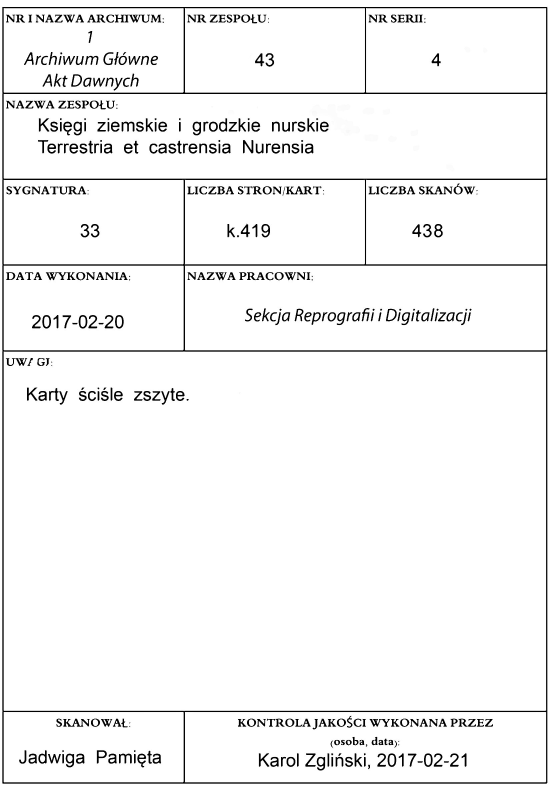
#> input picture jobs/batch_20260214_002304/ocr/temp_images/preproc_1_43_0_4_33_0000_metryczka.jpg, 1649 x 2372 px (shown at 1/3 size); its folder holds only this picture in this run
$ python -i image_processor.py   (imports and definitions only)
#> lines starting #> are read from the running program, lines starting #| are printed output that depends on the picture; after the words box and inside, x2 and y2 are one past the last pixel; in counts of white or black regions, pixels touching at a corner belong together
"""
Image preprocessing module for OCR engine.

Advanced pipeline for old document preprocessing (based on 2025/2026 best practices):
1. Median blur - remove salt-and-pepper noise
2. Denoise - remove general noise (fastNlMeansDenoising)
3. CLAHE - adaptive contrast enhancement
4. Morphological opening - remove scan artifacts
5. Deskew - straighten rotated scans
6. Segment text vs background + crop
7. Unsharp masking - sharpen text edges
8. Resize - optimize for upload speed and cost
"""

import logging
import math
import os
import re
from pathlib import Path

import cv2
import numpy as np

logger = logging.getLogger(__name__)

# ============ CONFIGURATION ============
# Adjust these based on your document quality


def _env_int(name: str, default: int) -> int:
    val = os.environ.get(name)
    if val is None or val == "":
        return default
    try:
        return int(val)
    except ValueError:
        return default


def _env_float(name: str, default: float) -> float:
    val = os.environ.get(name)
    if val is None or val == "":
        return default
    try:
        return float(val)
    except ValueError:
        return default


def _env_bool(name: str, default: bool) -> bool:
    val = os.environ.get(name)
    if val is None or val == "":
        return default
    return val.strip().lower() in ("1", "true", "yes", "y", "on")


def _env_tuple_int(name: str, default: tuple[int, int]) -> tuple[int, int]:
    val = os.environ.get(name)
    if val is None or val == "":
        return default
    parts = [p for p in re.split(r"[x,]", val) if p.strip()]
    if len(parts) < 2:
        return default
    try:
        return int(parts[0]), int(parts[1])
    except ValueError:
        return default


MAX_DIMENSION = _env_int(
    "OCR_PREPROC_MAX_DIMENSION", 3200
)  # Max width/height (3200px ~= 275 DPI for A4, better for handwriting)
MEDIAN_KERNEL = _env_int("OCR_PREPROC_MEDIAN_KERNEL", 3)  # Median blur kernel
DENOISE_STRENGTH = _env_int("OCR_PREPROC_DENOISE_STRENGTH", 8)
CLAHE_CLIP_LIMIT = _env_float("OCR_PREPROC_CLAHE_CLIP_LIMIT", 2.0)
CLAHE_GRID_SIZE = _env_tuple_int("OCR_PREPROC_CLAHE_GRID_SIZE", (8, 8))
MORPH_KERNEL_SIZE = _env_int("OCR_PREPROC_MORPH_KERNEL_SIZE", 2)
UNSHARP_AMOUNT = _env_float("OCR_PREPROC_UNSHARP_AMOUNT", 1.2)
UNSHARP_RADIUS = _env_int("OCR_PREPROC_UNSHARP_RADIUS", 1)

# Margin cleaning config
MARGIN_PERCENT = _env_float("OCR_PREPROC_MARGIN_PERCENT", 0.05)
DARK_THRESHOLD = _env_int("OCR_PREPROC_DARK_THRESHOLD", 60)
MARGIN_INK_RATIO_MAX = _env_float("OCR_PREPROC_MARGIN_INK_RATIO_MAX", 0.01)
MARGIN_SHADOW_MEAN_MAX = _env_int("OCR_PREPROC_MARGIN_SHADOW_MEAN_MAX", 200)

# Bleed-through / background normalization config
BACKGROUND_KERNEL_RATIO = _env_float("OCR_PREPROC_BACKGROUND_KERNEL_RATIO", 0.025)
BACKGROUND_KERNEL_MIN = _env_int("OCR_PREPROC_BACKGROUND_KERNEL_MIN", 31)

# Local contrast + thin stroke enhancement
LOCAL_CONTRAST_SIGMA = _env_float("OCR_PREPROC_LOCAL_CONTRAST_SIGMA", 12.0)
LOCAL_CONTRAST_AMOUNT = _env_float("OCR_PREPROC_LOCAL_CONTRAST_AMOUNT", 0.35)
BLACKHAT_KERNEL_SIZE = _env_int("OCR_PREPROC_BLACKHAT_KERNEL_SIZE", 5)
BLACKHAT_STRENGTH = _env_float("OCR_PREPROC_BLACKHAT_STRENGTH", 0.45)

# Adaptive binarization (Sauvola)
ENABLE_ADAPTIVE_BINARIZATION = _env_bool("OCR_PREPROC_ENABLE_ADAPTIVE_BINARIZATION", False)
#> further down, picture is the input picture: shape (2372, 1649); min 0, max 255, mean 244
SAUVOLA_WINDOW = _env_int("OCR_PREPROC_SAUVOLA_WINDOW", 31)
SAUVOLA_K = _env_float("OCR_PREPROC_SAUVOLA_K", 0.2)
SAUVOLA_R = _env_float("OCR_PREPROC_SAUVOLA_R", 128.0)

# Text mask segmentation for crop
TEXT_MASK_BLOCK_SIZE = _env_int("OCR_PREPROC_TEXT_MASK_BLOCK_SIZE", 31)
TEXT_MASK_C = _env_int("OCR_PREPROC_TEXT_MASK_C", 12)
TEXT_MASK_OPEN_KERNEL = _env_int("OCR_PREPROC_TEXT_MASK_OPEN_KERNEL", 3)
TEXT_MASK_CLOSE_KERNEL = _env_int("OCR_PREPROC_TEXT_MASK_CLOSE_KERNEL", 9)
TEXT_MASK_CLOSE_ITERS = _env_int("OCR_PREPROC_TEXT_MASK_CLOSE_ITERS", 2)
TEXT_MASK_DILATE_ITERS = _env_int("OCR_PREPROC_TEXT_MASK_DILATE_ITERS", 1)
TEXT_MASK_MIN_AREA_RATIO = _env_float("OCR_PREPROC_TEXT_MASK_MIN_AREA_RATIO", 0.0005)

# Border trim by ink density
TRIM_BAND_RATIO = _env_float("OCR_PREPROC_TRIM_BAND_RATIO", 0.02)
TRIM_INK_RATIO_MAX = _env_float("OCR_PREPROC_TRIM_INK_RATIO_MAX", 0.02)
TRIM_MAX_RATIO = _env_float("OCR_PREPROC_TRIM_MAX_RATIO", 0.15)
TRIM_MIN_DIMENSION = _env_int("OCR_PREPROC_TRIM_MIN_DIMENSION", 200)


def _build_text_mask(img: np.ndarray) -> np.ndarray:
    """Build a coarse text mask for segmentation and margin safety."""
    block = TEXT_MASK_BLOCK_SIZE if TEXT_MASK_BLOCK_SIZE % 2 == 1 else TEXT_MASK_BLOCK_SIZE + 1
    blur = cv2.GaussianBlur(img, (0, 0), sigmaX=1.0)
    binary = cv2.adaptiveThreshold(
        blur,
        255,
        cv2.ADAPTIVE_THRESH_MEAN_C,
        cv2.THRESH_BINARY_INV,
        block,
        TEXT_MASK_C,
    )
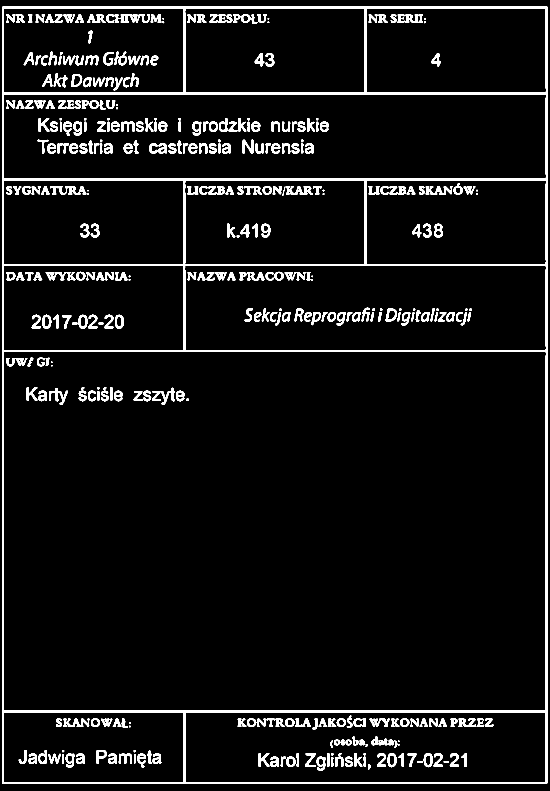
#> binary: shape (2372, 1649) (shown at 1/3 size); 5.9% white; 381 white regions (12 under 20 px), largest, box (x1, y1, x2, y2) and area: (6, 20, 1643, 2352) 104311, (344, 43, 450, 69) 1340, (137, 816, 227, 841) 1108
    open_k = cv2.getStructuringElement(
        cv2.MORPH_RECT, (TEXT_MASK_OPEN_KERNEL, TEXT_MASK_OPEN_KERNEL)
    )
    close_k = cv2.getStructuringElement(
        cv2.MORPH_RECT, (TEXT_MASK_CLOSE_KERNEL, TEXT_MASK_CLOSE_KERNEL)
    )
    cleaned = cv2.morphologyEx(binary, cv2.MORPH_OPEN, open_k, iterations=1)
#> cleaned: shape (2372, 1649); 5.9% white; 395 white regions (17 under 20 px), largest, box (x1, y1, x2, y2) and area: (6, 20, 1643, 2352) 104310, (858, 558, 937, 584) 1065, (178, 558, 259, 584) 1031
    merged = cv2.morphologyEx(cleaned, cv2.MORPH_CLOSE, close_k, iterations=TEXT_MASK_CLOSE_ITERS)
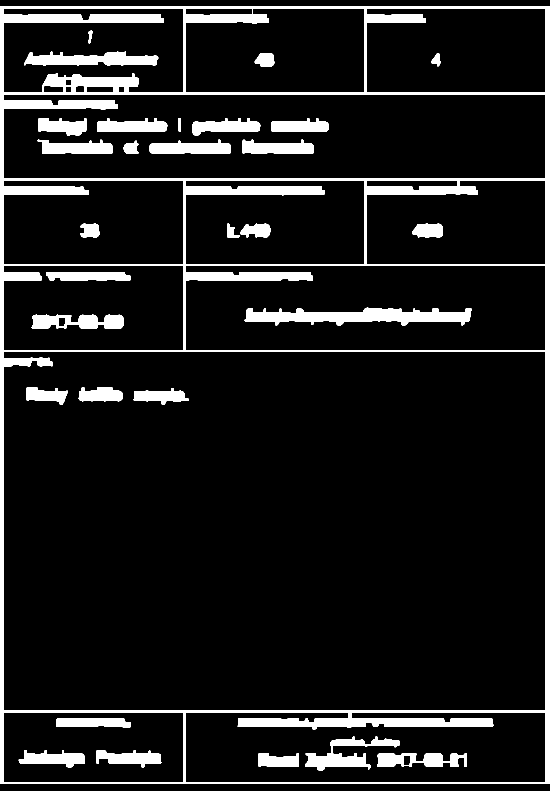
#> merged: shape (2372, 1649) (shown at 1/3 size); 9.8% white; 30 white regions, largest, box (x1, y1, x2, y2) and area: (0, 20, 1649, 2352) 228455, (734, 923, 1415, 976) 21674, (72, 155, 475, 196) 11540
    merged = cv2.dilate(merged, close_k, iterations=TEXT_MASK_DILATE_ITERS)
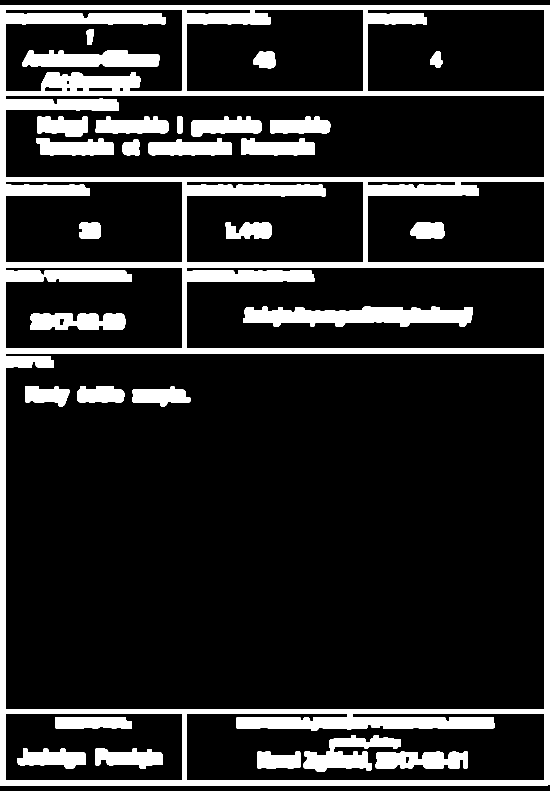
#> merged: shape (2372, 1649) (shown at 1/3 size); 15.4% white; 29 white regions, largest, box (x1, y1, x2, y2) and area: (0, 16, 1649, 2356) 383763, (730, 919, 1419, 980) 28850, (68, 151, 479, 200) 15660
    return merged


# [232 lines left out: functions _whiten_dark_margins, _median_blur, _denoise, _apply_clahe, _background_kernel_size, _normalize_background and 6 more, not called in this run]


def _segment_text_and_crop(img: np.ndarray, margin_percent: float = 0.02) -> np.ndarray:
    """
    Segment text vs background and crop to main text area.
    Shadow-aware by requiring a minimum ink density.
    """
    text_mask = _build_text_mask(img)

    contours, _ = cv2.findContours(text_mask, cv2.RETR_EXTERNAL, cv2.CHAIN_APPROX_SIMPLE)
#> contours = 1 item
    if not contours:
        return img

    h, w = img.shape[:2]

    valid_contours = []
    total_area = h * w

    for cnt in contours:
        area = cv2.contourArea(cnt)
        x, y, cw, ch = cv2.boundingRect(cnt)

        # Keep if it looks like text (horizontal-ish or large enough)
        is_large = area > total_area * TEXT_MASK_MIN_AREA_RATIO
        is_wide = cw > w * 0.02

        if is_large or is_wide:
            valid_contours.append(cnt)
#> this loop made 1 pass
#> (area, x, y, cw, ch, is_large, is_wide) on pass 1: (3854667.5, 0, 16, 1649, 2340, True, True)
#> after the loop, valid_contours = 1 item

    if not valid_contours:
        return img

    total_cnt_points = np.concatenate(valid_contours)
#> total_cnt_points = [[0, 16], [0, 2355], [1643, 2355], [1644, 2354], [1648, 2354], [1648, 16]]
    x, y, bb_w, bb_h = cv2.boundingRect(total_cnt_points)
#> bb_w = 1649; bb_h = 2340

    if bb_w < 50 or bb_h < 50:
        return img

    pad_x = int(w * margin_percent)
    pad_y = int(h * margin_percent)

    x1 = max(0, x - pad_x)
#> x1 = 0
    y1 = max(0, y - pad_y)
#> y1 = 0
    x2 = min(w, x + bb_w + pad_x)
#> x2 = 1649
    y2 = min(h, y + bb_h + pad_y)
#> y2 = 2372

    cropped = img[y1:y2, x1:x2]
    logger.debug(f"[Preprocess] Smart Crop: {w}x{h} -> {x2 - x1}x{y2 - y1}")
    return cropped


# [209 lines left out: functions _trim_borders_by_ink_density, _unsharp_mask, _resize_if_needed, preprocess_image_smart, clear_temp_images, not called in this run]

>>> import cv2
>>> picture = cv2.imread('../../../../jobs/batch_20260214_002304/ocr/temp_images/preproc_1_43_0_4_33_0000_metryczka.jpg', cv2.IMREAD_GRAYSCALE)
>>> result = _segment_text_and_crop(picture)

$ run again, on jobs/batch_20260214_002304/ocr/temp_images/preproc_1_43_0_4_33_0000_okladka.jpg
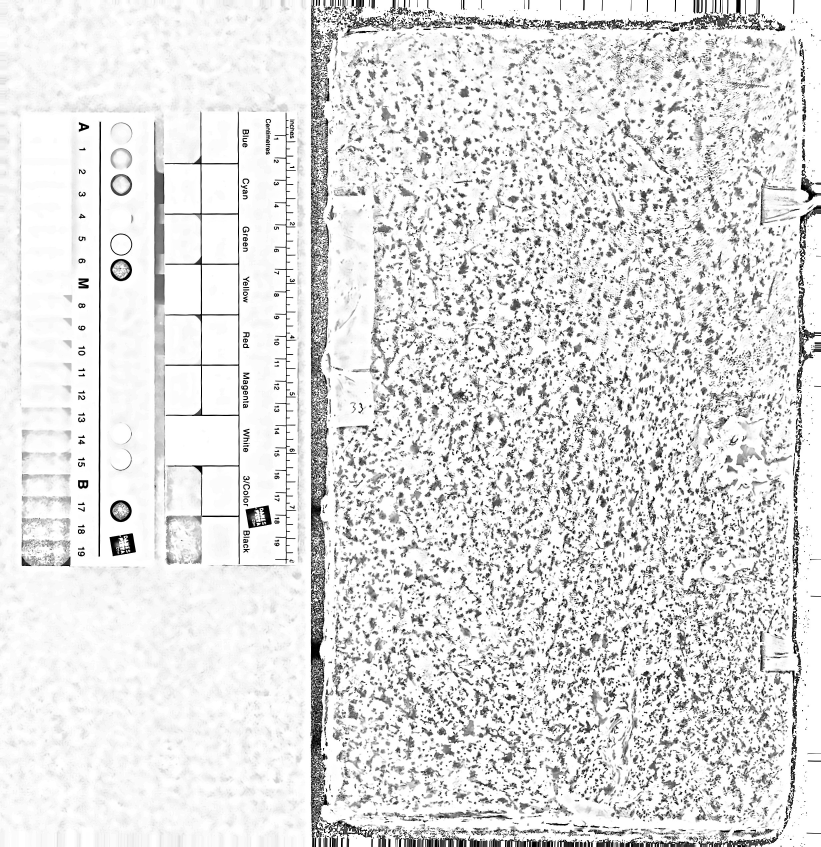
#> input picture jobs/batch_20260214_002304/ocr/temp_images/preproc_1_43_0_4_33_0000_okladka.jpg, 2462 x 2540 px (shown at 1/3 size)
#> picture is the input picture: shape (2540, 2462); min 0, max 255, mean 225.1
#> in _build_text_mask, `binary = cv2.adaptiveThreshold( blur, 255, cv2.ADAPTIVE_THRESH_MEAN_C,..`:
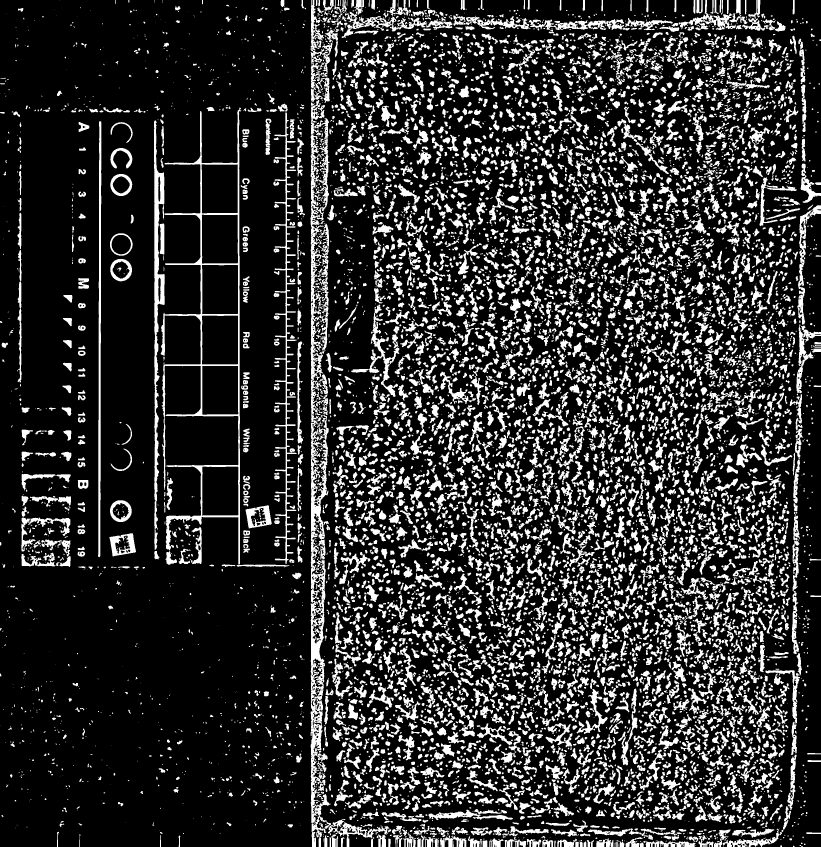
#> binary: shape (2540, 2462) (shown at 1/3 size); 19% white; 8952 white regions (3063 under 20 px), largest, box (x1, y1, x2, y2) and area: (931, 299, 992, 2540) 52345, (482, 323, 724, 1694) 26635, (462, 361, 494, 1649) 14553
#> cleaned: shape (2540, 2462); 18.1% white; 8119 white regions (1714 under 20 px), largest, box (x1, y1, x2, y2) and area: (482, 323, 722, 1693) 25475, (932, 1595, 991, 2469) 17230, (462, 361, 494, 1587) 14091
#> in _build_text_mask, `merged = cv2.dilate(merged, close_k, iterations=TEXT_MASK_DILATE_ITERS)`:
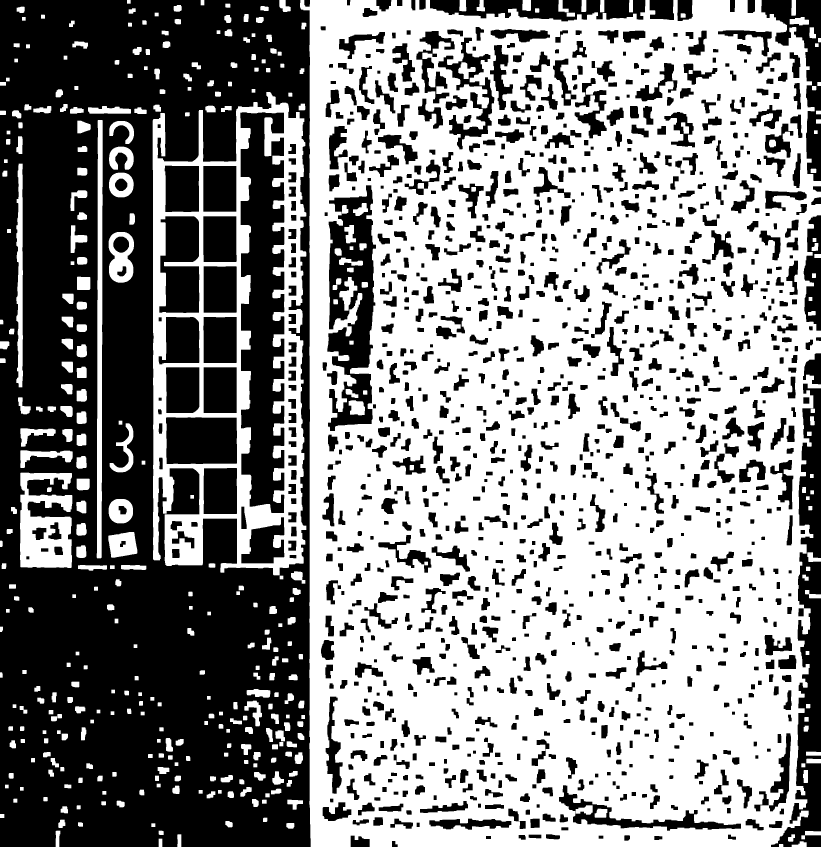
#> merged: shape (2540, 2462) (shown at 1/3 size); 55.4% white; 1150 black regions
#> contours = 366 contours; largest, box (x1, y1, x2, y2) and area: (900, 0, 2462, 2540) 3712594, (458, 276, 919, 1726) 549014, (60, 1418, 217, 1704) 32406, (290, 360, 308, 1675) 17646, (326, 696, 402, 848) 9280
#> the loop in _segment_text_and_crop, `for cnt in contours:` made 366 passes
#> (area, x, y, cw, ch, is_large, is_wide) on passes 1, 2, 4: (83.5, 2337, 2532, 13, 8, False, False), (406.5, 2375, 2524, 45, 16, False, False), (283, 2364, 2503, 21, 22, False, False)
#> after the loop in _segment_text_and_crop, `for cnt in contours:`: valid_contours = 24 contours; largest, box (x1, y1, x2, y2) and area: (900, 0, 2462, 2540) 3712594, (458, 276, 919, 1726) 549014, (60, 1418, 217, 1704) 32406, (290, 360, 308, 1675) 17646, (326, 696, 402, 848) 9280
#> total_cnt_points = contour of 3824 points, box (x1, y1, x2, y2) (49, 0, 2462, 2540), area 1967520
#> in _segment_text_and_crop, `x, y, bb_w, bb_h = cv2.boundingRect(total_cnt_points)`: x = 49; bb_w = 2413; bb_h = 2540
#> x1 = 0
#> x2 = 2462
#> y2 = 2540

$ run again, on jobs/batch_20260214_002304/ocr/temp_images/preproc_1_43_0_4_33_0001.jpg
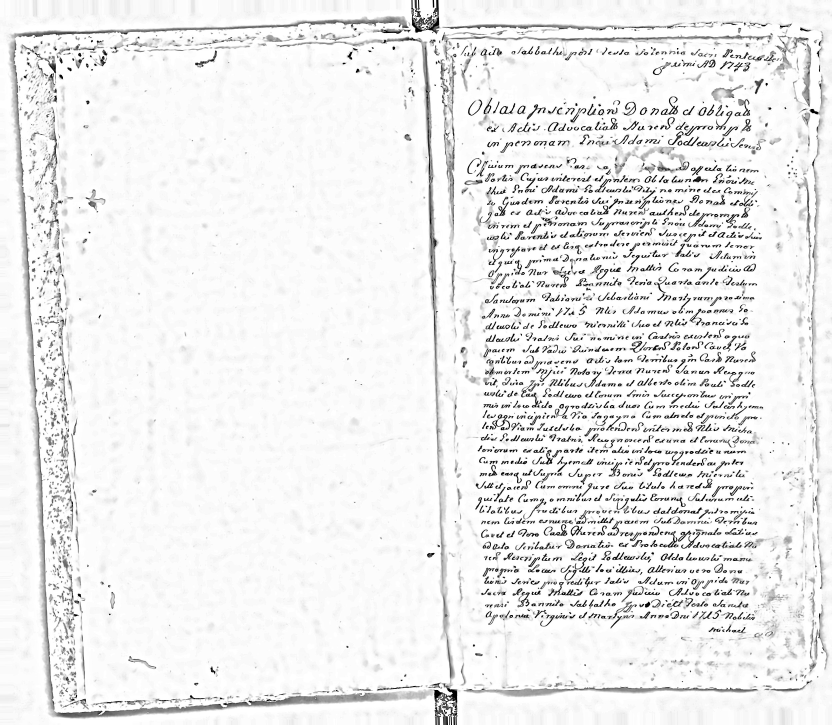
#> input picture jobs/batch_20260214_002304/ocr/temp_images/preproc_1_43_0_4_33_0001.jpg, 2494 x 2175 px (shown at 1/3 size)
#> picture is the input picture: shape (2175, 2494); min 0, max 255, mean 237.4
#> in _build_text_mask, `binary = cv2.adaptiveThreshold( blur, 255, cv2.ADAPTIVE_THRESH_MEAN_C,..`:
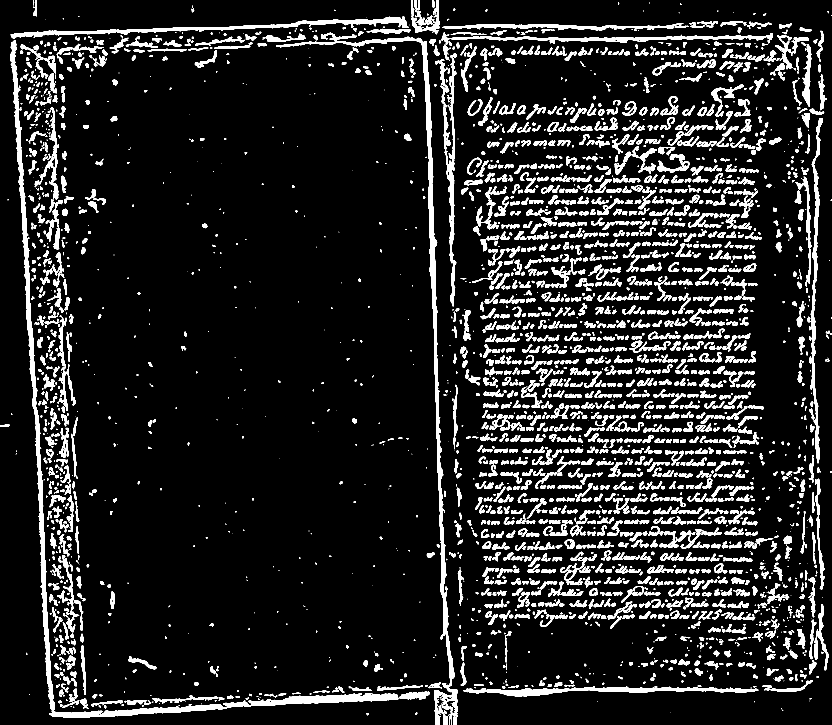
#> binary: shape (2175, 2494) (shown at 1/3 size); 11.2% white; 3123 white regions (689 under 20 px), largest, box (x1, y1, x2, y2) and area: (30, 120, 1196, 2154) 41165, (829, 110, 1364, 2059) 24997, (31, 49, 1226, 116) 12342
#> cleaned: shape (2175, 2494); 10.9% white; 2942 white regions (340 under 20 px), largest, box (x1, y1, x2, y2) and area: (30, 120, 1195, 2154) 41021, (829, 110, 1363, 2058) 24937, (33, 50, 1225, 115) 12287
#> in _build_text_mask, `merged = cv2.dilate(merged, close_k, iterations=TEXT_MASK_DILATE_ITERS)`:
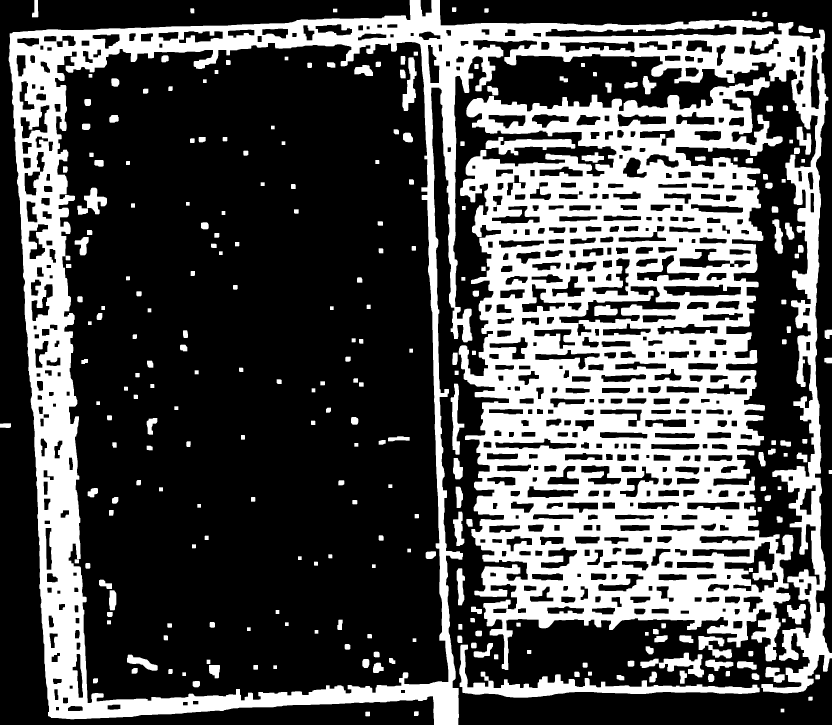
#> merged: shape (2175, 2494) (shown at 1/3 size); 31.7% white; 265 white regions
#> contours = 112 contours; largest, box (x1, y1, x2, y2) and area: (26, 0, 2494, 2175) 2813183, (1376, 232, 2380, 2010) 1253982, (1378, 1934, 2279, 2093) 25244, (1457, 411, 1726, 466) 6753, (1977, 1958, 2112, 2032) 4188
#> the loop in _segment_text_and_crop, `for cnt in contours:` made 112 passes
#> (area, x, y, cw, ch, is_large, is_wide) on passes 1, 2, 4, 5, 6, 7, 8, 9: (167.5, 1096, 2135, 14, 14, False, False), (164.5, 1242, 2134, 14, 14, False, False), (129, 2425, 2090, 13, 12, False, False), (281.5, 1850, 2025, 23, 16, False, False), (167, 2446, 2024, 14, 14, False, False), (362, 2124, 2022, 19, 24, False, False), (360.5, 2255, 2020, 23, 20, False, False), (511, 1948, 2015, 23, 32, False, False)
#> after the loop in _segment_text_and_crop, `for cnt in contours:`: valid_contours = 14 contours; largest, box (x1, y1, x2, y2) and area: (26, 0, 2494, 2175) 2813183, (1376, 232, 2380, 2010) 1253982, (1378, 1934, 2279, 2093) 25244, (1457, 411, 1726, 466) 6753, (1977, 1958, 2112, 2032) 4188
#> total_cnt_points = contour of 8017 points, box (x1, y1, x2, y2) (26, 0, 2494, 2175), area 4116914
#> bb_w = 2468; bb_h = 2175
#> x1 = 0
#> x2 = 2494
#> y2 = 2175
